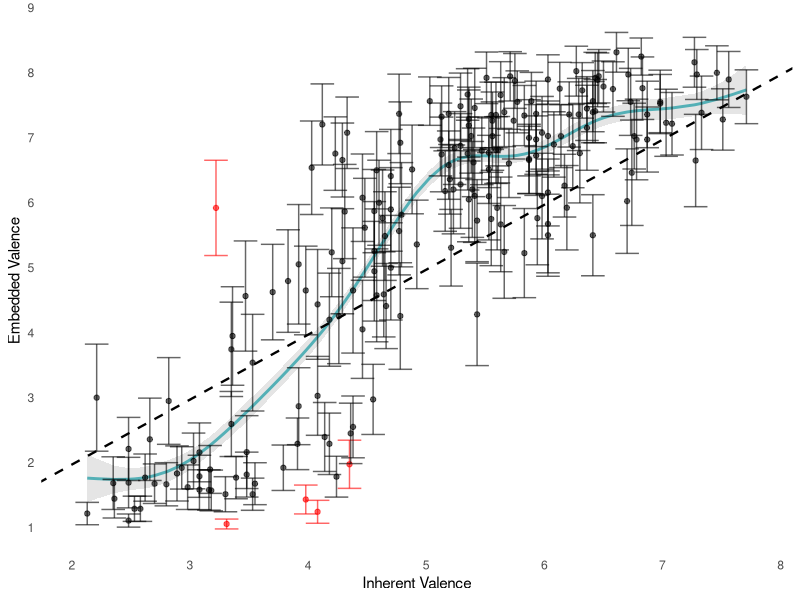

Source code (R):
## ---- chunk 1
# Load necessary libraries
library(here)        # For easier file referencing
library(dplyr)       # For data manipulation
library(mgcv)        # For fitting generalized additive models
library(ggplot2)     # For data visualization
library(readr)       # For reading CSV files
## ---- chunk 2
# Read the data from a CSV file
data <- read.csv("wh_excl_data_s2.csv")
## ---- chunk 3
# Remove rows where the word is "Christmas" from the dataframe
data <- data %>% filter(words != "christmas")

# Remove rows with missing valence_warriner or response
data <- data %>% filter(!is.na(valence_warriner) & !is.na(response))

# Fit the GAM model with response as the outcome variable and valence_warriner as the predictor
model2 <- gam(response ~ s(valence_warriner), data = data, method = "REML")

# Predicted values with confidence intervals from the model
predictions <- predict(model2, newdata = data, se.fit = TRUE)

# Add predicted values and confidence intervals to the data frame
data$predicted <- predictions$fit
data$conf_low <- predictions$fit - 1.96 * predictions$se.fit
data$conf_high <- predictions$fit + 1.96 * predictions$se.fit

# Create a new dataframe plot_df grouped by words
plot_df <- data %>%
  group_by(words) %>%
  summarize(
    inherent_valence = mean(valence_warriner, na.rm = TRUE),
    response_mean = mean(response, na.rm = TRUE),
    ci_low = mean(response, na.rm = TRUE) - 1.96 * sd(response, na.rm = TRUE) / sqrt(n()),
    ci_high = mean(response, na.rm = TRUE) + 1.96 * sd(response, na.rm = TRUE) / sqrt(n())
  )

# Add a new column to indicate which points should be red
plot_df <- plot_df %>%
  mutate(color = ifelse(words %in% c("buffoon", "lackey", "retard", "jackass", "exterminator"), "red", "black"))

# Plot the combined data
ggplot(data) +
  geom_ribbon(aes(x = valence_warriner, ymin = conf_low, ymax = conf_high), fill = "grey80", alpha = 0.5) +  # Confidence intervals
  geom_line(aes(x = valence_warriner, y = predicted), color = "#54B0B6", size = 1) +  # Model predictions
  geom_point(data = plot_df, aes(x = inherent_valence, y = response_mean, color = color), alpha = 0.6) +  # Points
  geom_errorbar(data = plot_df, aes(x = inherent_valence, ymin = ci_low, ymax = ci_high, color = color), width = 0.2, alpha = 0.6) +  # Error bars
  geom_abline(intercept = 0, slope = 1, linetype = "dashed", color = "black", size = 0.8) +  # Equality line
  xlab("Inherent Valence") +
  ylab("Embedded Valence") +
  scale_x_continuous(breaks = seq(1, 8, by = 1)) +  
  scale_y_continuous(breaks = seq(1, 9, by = 1)) + 
  scale_color_identity() +  # Use the color column directly
  theme_minimal() +
  theme(
    legend.position = "none",  # Remove legend for the equality line
    axis.text.x = element_text(hjust = 1),
    panel.grid.major = element_blank(),
    panel.grid.minor = element_blank()
  )
